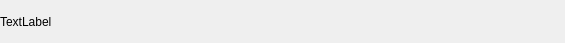
<?xml version="1.0" encoding="UTF-8"?>
<ui version="4.0">
 <class>FriendLabel</class>
 <widget class="QWidget" name="FriendLabel">
  <property name="geometry">
   <rect>
    <x>0</x>
    <y>0</y>
    <width>565</width>
    <height>43</height>
   </rect>
  </property>
  <property name="minimumSize">
   <size>
    <width>0</width>
    <height>43</height>
   </size>
  </property>
  <property name="maximumSize">
   <size>
    <width>16777215</width>
    <height>43</height>
   </size>
  </property>
  <property name="windowTitle">
   <string>Form</string>
  </property>
  <layout class="QHBoxLayout" name="horizontalLayout">
   <property name="spacing">
    <number>0</number>
   </property>
   <property name="leftMargin">
    <number>0</number>
   </property>
   <property name="topMargin">
    <number>0</number>
   </property>
   <property name="rightMargin">
    <number>0</number>
   </property>
   <property name="bottomMargin">
    <number>0</number>
   </property>
   <item>
    <widget class="QLabel" name="tipLb">
     <property name="text">
      <string>TextLabel</string>
     </property>
    </widget>
   </item>
   <item>
    <widget class="QWidget" name="closeWid" native="true">
     <property name="minimumSize">
      <size>
       <width>25</width>
       <height>25</height>
      </size>
     </property>
     <property name="maximumSize">
      <size>
       <width>25</width>
       <height>25</height>
      </size>
     </property>
     <layout class="QHBoxLayout" name="horizontalLayout_2">
      <property name="spacing">
       <number>0</number>
      </property>
      <property name="leftMargin">
       <number>0</number>
      </property>
      <property name="topMargin">
       <number>0</number>
      </property>
      <property name="rightMargin">
       <number>0</number>
      </property>
      <property name="bottomMargin">
       <number>0</number>
      </property>
      <item>
       <widget class="ClickedLabel" name="closeLb">
        <property name="minimumSize">
         <size>
          <width>15</width>
          <height>15</height>
         </size>
        </property>
        <property name="maximumSize">
         <size>
          <width>15</width>
          <height>15</height>
         </size>
        </property>
        <property name="text">
         <string/>
        </property>
       </widget>
      </item>
     </layout>
    </widget>
   </item>
  </layout>
 </widget>
 <customwidgets>
  <customwidget>
   <class>ClickedLabel</class>
   <extends>QLabel</extends>
   <header location="global">clickedlabel.h</header>
  </customwidget>
 </customwidgets>
 <resources/>
 <connections/>
</ui>
